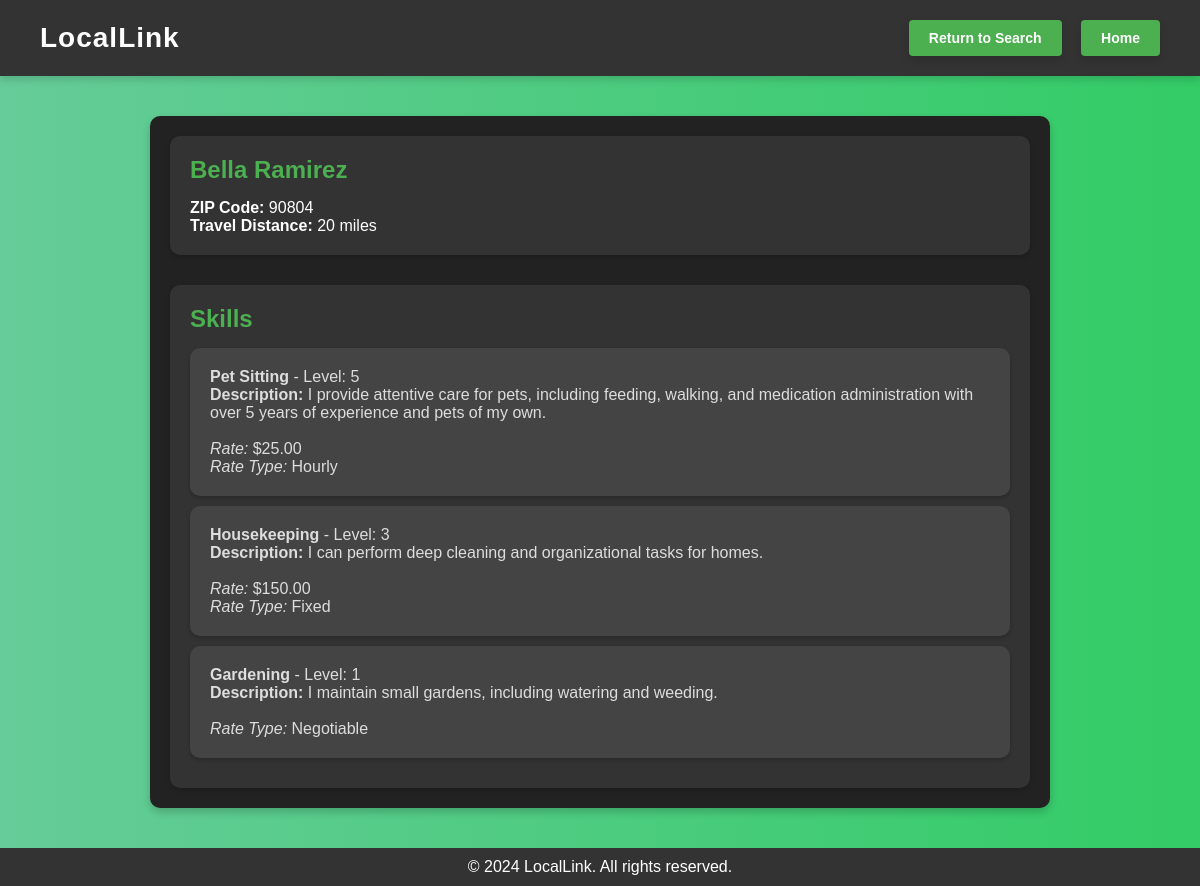
The page /view/6 on the database its author committed.
### app/models/worker.py (models this page shows, shortened)
class Worker(db.Model):
    __tablename__ = 'workers'
    id = db.Column(db.Integer, primary_key=True)
    profile_picture = db.Column(db.String(200))
    name = db.Column(db.String(100), nullable=False)
    phone_number = db.Column(db.String(15), unique=True, nullable=False)
    password = db.Column(db.String(200), nullable=False)
    zip_code = db.Column(db.String(10), nullable=False)
    travel_distance = db.Column(db.Integer, nullable=False)
    user_role = db.Column(db.String(50), default='regular')
    about_me = db.Column(db.Text, nullable=True)
    is_online = db.Column(db.Boolean, default=False)
    auto_offline_time = db.Column(db.DateTime, nullable=True)
    job_postings = db.relationship('JobPosting', back_populates='worker')
    contracts = db.relationship('Contract', back_populates='worker')
    skills = db.relationship('Skill', back_populates='worker')  # Add this line

### app/models/skill.py (models this page shows, shortened)
class Skill(db.Model):
    __tablename__ = 'skills'
    id = db.Column(db.Integer, primary_key=True)
    skill_name = db.Column(db.String(120), nullable=False)
    experience_level = db.Column(db.Integer, nullable=False)  # Changed to Integer
    worker_id = db.Column(db.Integer, db.ForeignKey('workers.id'), nullable=False)
    description = db.Column(db.Text, default="No description provided", nullable=False)
    rate_type = db.Column(db.String(20), default="negotiable", nullable=False)
    rate_value = db.Column(db.Float, nullable=True)
    worker = db.relationship('Worker', back_populates='skills')

### app/routes/worker_routes.py (the view, shortened to what this page needs)
@worker_bp.route('/view/<int:worker_id>', methods=['GET'])
def worker_view(worker_id):
    worker = Worker.query.get_or_404(worker_id)
    skills = Skill.query.filter_by(worker_id=worker_id).all()
    employer_id = session.get('employer_id')
    return render_template('worker_view.html', worker=worker, skills=skills)

### app/templates/worker_view.html (shortened to what this page needs)
<!DOCTYPE html>
<html lang="en">
<head>
    <link rel="stylesheet" href="{{ url_for('static', filename='css/worker_view.css') }}">
</head>
<body>
    <header>
        <div class="logo">
            <h1>LocalLink</h1>
        </div>
        <nav>
            <a href="{{ url_for('home.search', zip_code=request.args.get('zip_code'), service_type=request.args.get('service_type')) }}" class="button">Return to Search</a>
            <a href="{{ url_for('home.home') }}" class="button">Home</a>
        </nav>
    </header>
    <main>
        <section class="worker-card">
            <div class="worker-details">
                <h2>{{ worker.name }}</h2>
                <p><strong>ZIP Code:</strong> {{ worker.zip_code }}</p>
                <p><strong>Travel Distance:</strong> {{ worker.travel_distance }} miles</p>
            </div>
            <div class="worker-skills">
                <h2>Skills</h2>
                {% if skills %}
                    <ul>
                        {% for skill in skills %}
                            <li class="worker-skills-card">
                                <strong>{{ skill.skill_name }}</strong> - Level: {{ skill.experience_level }}
                                <p><strong>Description:</strong> {{ skill.description }}</p>
                                {% if skill.rate_type != 'negotiable' %}
                                    <br><em>Rate:</em> ${{ "{:.2f}".format(skill.rate_value|default(0)) }}
                                {% endif %}
                                <br><em>Rate Type:</em> {{ skill.rate_type.capitalize() }}
                            </li>
                        {% endfor %}
                    </ul>
                {% else %}
                    <p>No skills listed yet.</p>
                {% endif %}
            </div>
        </section>
    </main>
    <footer>
        <p>&copy; 2024 LocalLink. All rights reserved.</p>
    </footer>
</body>
</html>

### app/static/css/worker_view.css (style rules this page uses)
* { margin: 0; padding: 0; box-sizing: border-box; }
body { font-family: Arial, sans-serif; background: linear-gradient(to right, #66cc99, #33cc66); color: #333; display: flex; flex-direction: column; min-height: 100vh; margin: 0; }
header { display: flex; justify-content: space-between; align-items: center; background-color: #333; color: white; padding: 20px 40px; box-shadow: 0 4px 8px rgba(0, 0, 0, 0.15); }
header .logo h1 { font-size: 28px; letter-spacing: 1px; }
header nav a { display: flex; color: #fff; text-decoration: none; margin-left: 15px; }
main { flex-grow: 1; display: flex; justify-content: center; align-items: center; padding: 40px; }
.worker-card { background-color: #222; color: white; border-radius: 10px; box-shadow: 0 4px 8px rgba(0, 0, 0, 0.2); padding: 20px; max-width: 900px; width: 100%; display: flex; flex-direction: column; gap: 30px; }
.worker-details, .worker-skills, .contact-worker { padding: 20px; background-color: #333; border-radius: 10px; box-shadow: 0 2px 4px rgba(0, 0, 0, 0.2); }
.worker-details h2, .worker-skills h2, .contact-worker h2 { color: #4CAF50; font-size: 1.5em; margin-bottom: 15px; }
.worker-skills ul { list-style: none; padding: 0; }
.worker-skills ul li { margin-bottom: 10px; color: #ddd; }
.worker-skills-card { padding: 20px; background-color: #444; border-radius: 10px; box-shadow: 0 2px 4px rgba(0, 0, 0, 0.2); }
.button { display: inline-block; padding: 10px 20px; background-color: #4CAF50; color: white; text-decoration: none; font-size: 14px; font-weight: bold; border-radius: 4px; border: none; box-shadow: 0 4px 8px rgba(0, 0, 0, 0.15); cursor: pointer; transition: background-color 0.3s, transform 0.2s; }
footer { text-align: center; padding: 10px; background-color: #333; color: white; margin-top: auto; }

### rows shown on the page
Worker: name "Bella Ramirez", zip_code "90804", travel_distance "20"
Skill: skill_name "Pet Sitting", experience_level "5", description "I provide attentive care for pets, including feeding, walking, and medication administration with over 5 years of experience and pets of my own.", rate_value "25.00", rate_type "Hourly"
Skill: skill_name "Housekeeping", experience_level "3", description "I can perform deep cleaning and organizational tasks for homes.", rate_value "150.00", rate_type "Fixed"
Skill: skill_name "Gardening", experience_level "1", description "I maintain small gardens, including watering and weeding.", rate_type "Negotiable"
